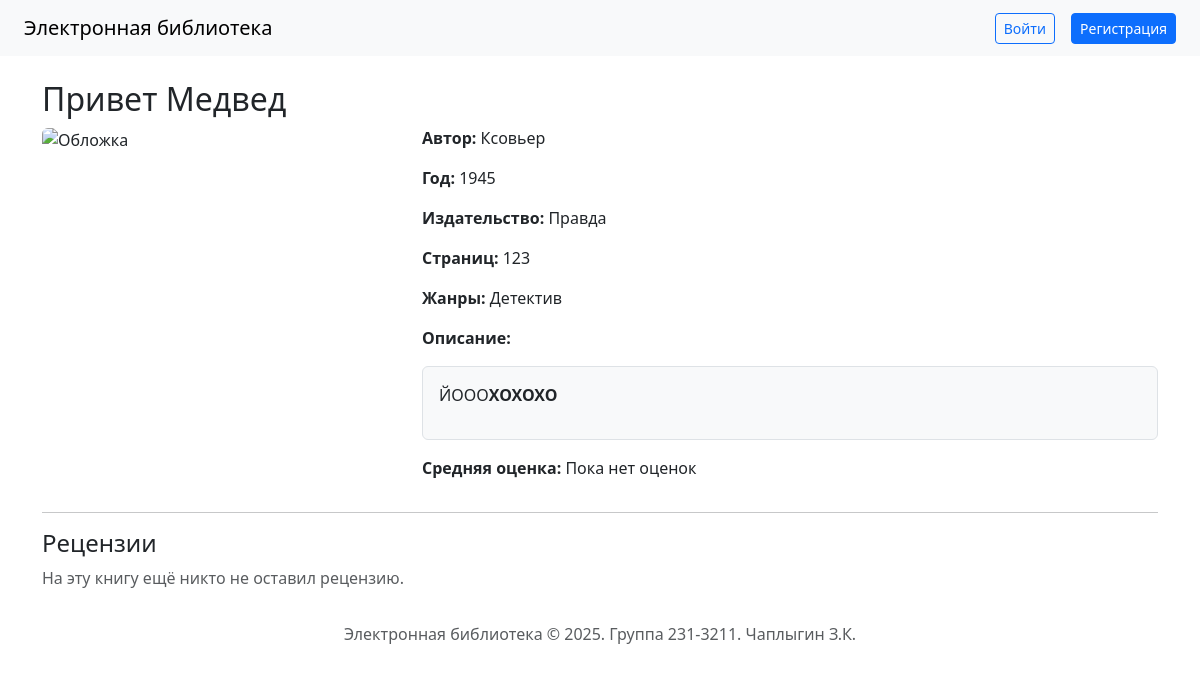
The app's page /book/6, older data.
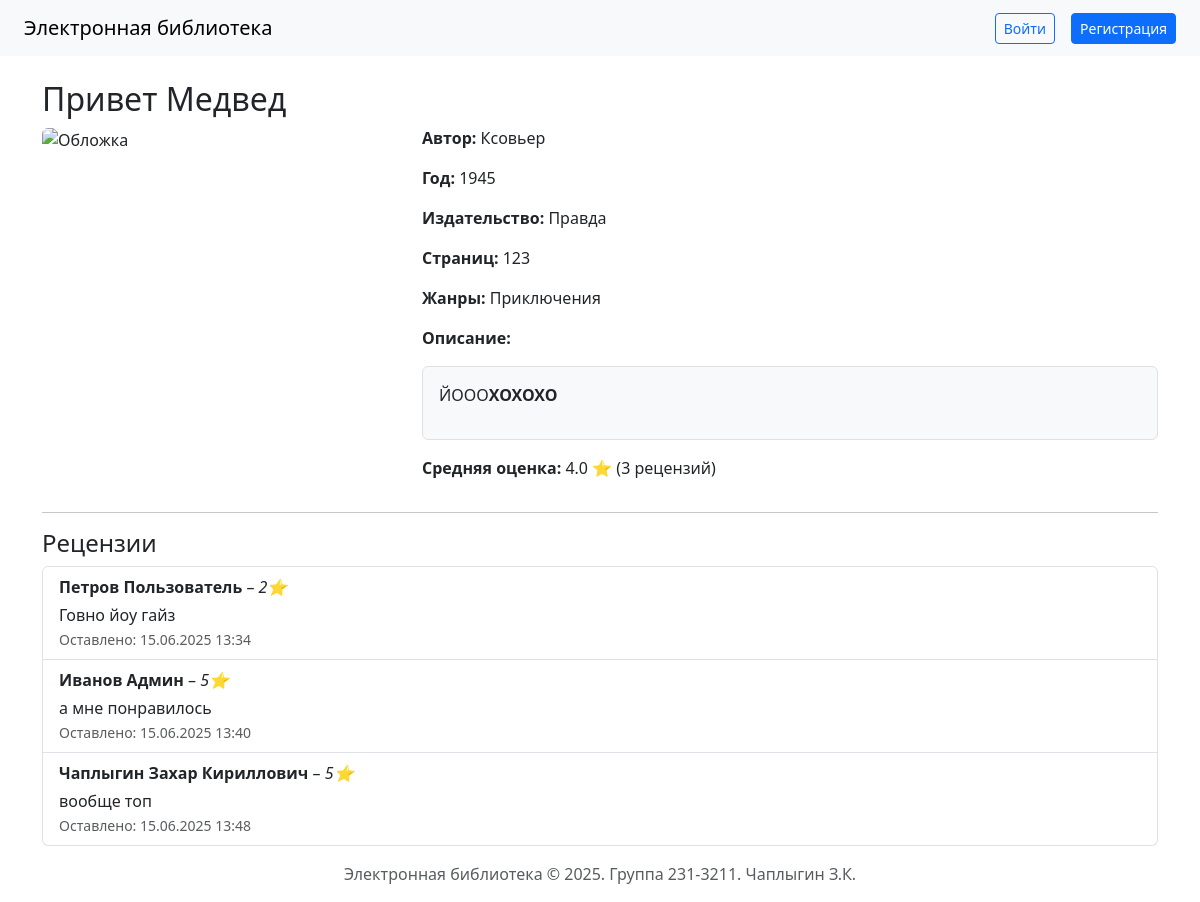
The same page, newer data.
### app/models.py (models this page shows, shortened)
class Review(db.Model):
    id = db.Column(db.Integer, primary_key=True)
    book_id = db.Column(db.Integer, db.ForeignKey('book.id', ondelete='CASCADE'), nullable=False)
    user_id = db.Column(db.Integer, db.ForeignKey('user.id', ondelete='CASCADE'), nullable=False)
    rating = db.Column(db.Integer, nullable=False)
    text = db.Column(db.Text, nullable=False)
    created_at = db.Column(db.DateTime, default=datetime.utcnow, nullable=False)

class User(UserMixin, db.Model):
    id = db.Column(db.Integer, primary_key=True)
    login = db.Column(db.String(64), unique=True, nullable=False)
    password_hash = db.Column(db.String(128), nullable=False)
    last_name = db.Column(db.String(64), nullable=False)
    first_name = db.Column(db.String(64), nullable=False)
    middle_name = db.Column(db.String(64), nullable=True)
    role_id = db.Column(db.Integer, db.ForeignKey('role.id'), nullable=False)
    reviews = db.relationship('Review', backref='user', lazy=True, cascade="all, delete")
    collections = db.relationship('Collection', backref='user', lazy=True, cascade="all, delete")
    def get_full_name(self):
        return f'{self.last_name} {self.first_name} {self.middle_name or ""}'.strip()

### app/routes/books.py (the view)
@bp.route('/book/<int:id>')
def view(id):
    book = Book.query.get_or_404(id)
    book.description_html = markdown.markdown(book.description or "")
    return render_template('books/view.html', book=book)

### app/models.py (called while the page is built)
    def average_rating(self):
        if not self.reviews:
            return None
        return round(sum([r.rating for r in self.reviews]) / len(self.reviews), 1)

    def review_count(self):
        return len(self.reviews)

### app/templates/books/view.html (shortened to what this page needs)
{% extends 'base.html' %}
{% block content %}
<h2>{{ book.title }}</h2>
<div class="row">
    <div class="col-md-4">
        <img src="{{ url_for('static', filename='uploads/cover_' ~ book.cover.id) if book.cover else url_for('static', filename='uploads/no-image-large.jpg') }}"
             alt="Обложка"
             class="img-fluid rounded">
    </div>
    <div class="col-md-8">
        <p><strong>Автор:</strong> {{ book.author }}</p>
        <p><strong>Год:</strong> {{ book.year }}</p>
        <p><strong>Издательство:</strong> {{ book.publisher }}</p>
        <p><strong>Страниц:</strong> {{ book.pages }}</p>
        <p><strong>Жанры:</strong> {{ book.genres | map(attribute='name') | join(', ') }}</p>
        <p><strong>Описание:</strong></p>
        <div class="border rounded p-3 bg-light">
            {{ book.description_html | safe }}
        </div>
        <p class="mt-3"><strong>Средняя оценка:</strong>
            {% if book.average_rating() %}
                {{ book.average_rating() }} ⭐ ({{ book.review_count() }} рецензий)
            {% else %}
                Пока нет оценок
            {% endif %}
        </p>
    </div>
</div>
<hr>
<h4>Рецензии</h4>
{% if book.reviews %}
    <ul class="list-group">
        {% for review in book.reviews %}
            <li class="list-group-item">
                <strong>{{ review.user.get_full_name() }}</strong> – <em>{{ review.rating }}⭐</em><br>
                <div class="mt-1">{{ review.text | safe }}</div>
                <small class="text-muted">Оставлено: {{ review.created_at.strftime('%d.%m.%Y %H:%M') }}</small>
            </li>
        {% endfor %}
    </ul>
{% else %}
    <p class="text-muted">На эту книгу ещё никто не оставил рецензию.</p>
{% endif %}
{% endblock %}

Row changes from the older to the newer data that the page shows:
added Review: average_rating "4.0", user.get_full_name "Петров Пользователь", rating "2", text "Говно йоу гайз", created_at "15.06.2025 13:34"
added Review: user.get_full_name "Иванов Админ", rating "5", text "а мне понравилось", created_at "15.06.2025 13:40"
added Review: user.get_full_name "Чаплыгин Захар Кириллович", rating "5", text "вообще топ", created_at "15.06.2025 13:48"
Text that changed along with them:
{{ book.genres | map(attribute='name') | join(', ') }}: "Детектив" → "Приключения"
{{ book.review_count() }}: (not shown) → "3"
text no longer shown: "Пока нет оценок На эту книгу ещё никто не оставил рецензию."
text now shown: "⭐ ( рецензий)"
